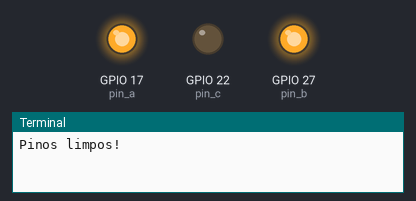
Bench run of a program on a simulated Raspberry Pi (BCM pin numbers). Parts: output pins drawn as LEDs (lit = HIGH), the last lines printed to the terminal. At 1.0 s the program stops and its outputs stay as they are.

Above: at 0.1 s.
At 1.1 s:
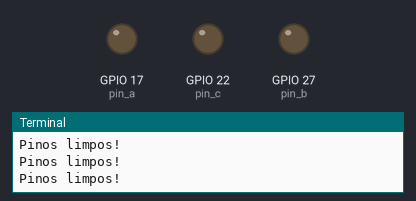
Timing chart, 0 to 2.5 s (numbered marks = the images above):
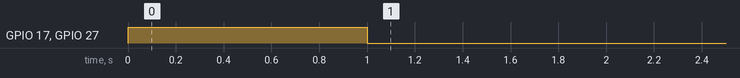

Measured:
- by itself, GPIO 17 (pin_a), GPIO 27 (pin_b): LOW → HIGH at 0.00 s, → LOW 1.0 s later

The program:

id_sender.py
```python
import RPi.GPIO as GPIO
import time

class NumberSender:
    def __init__(self, pin_a, pin_b, pin_c):
        self.pin_a = pin_a
        self.pin_b = pin_b
        self.pin_c = pin_c
        #print("init")

        # Setup GPIO
        GPIO.setmode(GPIO.BCM)
        GPIO.setup(self.pin_a, GPIO.OUT)
        GPIO.setup(self.pin_b, GPIO.OUT)
        GPIO.setup(self.pin_c, GPIO.OUT)

    def send_number(self, num):
        try:
            self.set_pins(num)
            time.sleep(1)
        finally:
            self.cleanup_pins()

    def set_pins(self, number):
        GPIO.output(self.pin_a, number & 0b001)          # Bit 0
        GPIO.output(self.pin_b, (number >> 1) & 0b001)   # Bit 1
        GPIO.output(self.pin_c, (number >> 2) & 0b001)   # Bit 2

    def cleanup_pins(self):
        # Limpa apenas os pinos específicos
        GPIO.output(self.pin_a, GPIO.LOW)
        GPIO.output(self.pin_b, GPIO.LOW)
        GPIO.output(self.pin_c, GPIO.LOW)
        print("Pinos limpos!")

if __name__ == "__main__":

    sender = NumberSender(pin_a=17, pin_b=27, pin_c=22)
    sender.cleanup_pins()
    sender.send_number(3)
    sender.cleanup_pins()  # Limpa os pinos específicos na inicialização
```
